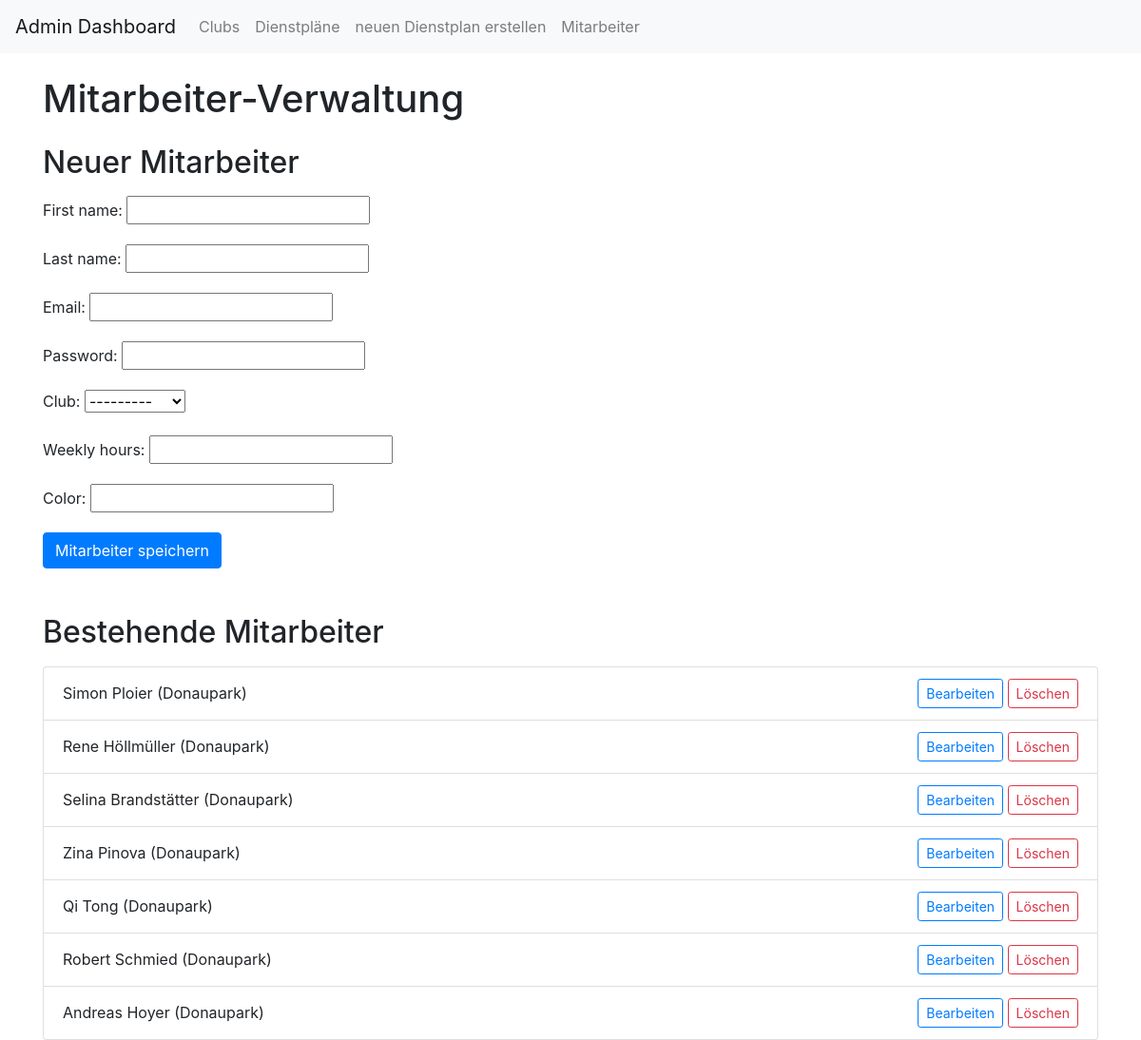
The app's page /manage_employee/ with its own data.
### schedule/models.py (models this page shows, shortened)
class Employee(models.Model):
    user = models.OneToOneField(User, on_delete=models.CASCADE)
    id = models.SmallIntegerField(primary_key=True, default=0)
    first_name = models.CharField(max_length=255)
    last_name = models.CharField(max_length=255)
    email = models.EmailField(unique=True)
    club = models.ForeignKey(Club, on_delete=models.CASCADE)
    weekly_hours = models.FloatField(help_text="Bitte geben Sie die wöchentliche Arbeitszeit in Stunden ein.")
    color = models.CharField(null=True, max_length=7, help_text="Hinterlegen Sie den Farbcode in #hex")

class Club(models.Model):
    name = models.CharField(max_length=200)
    def __str__(self):
        return self.name

### schedule/views.py (the view, shortened to what this page needs)
# urls.py: path('manage_employee/', ManageEmployeeView.as_view(), name='manage_employee'),
class ManageEmployeeView(View):
    template_name = 'schedule/manage_employee.html'
    def get(self, request, employee_id=None):
        employee = get_object_or_404(Employee, pk=employee_id) if employee_id else None
        form = EmployeeForm(instance=employee)
        employees = Employee.objects.all()
        return render(request, self.template_name, {'form': form, 'employees': employees})

### schedule/forms.py
class EmployeeForm(forms.ModelForm):
    password = forms.CharField(
        widget=forms.PasswordInput,
        required=True,
    )
    class Meta:
        model = Employee
        fields = ['first_name', 'last_name', 'email', 'club', 'weekly_hours', 'color', 'password']

### templates/schedule/manage_employee.html (shortened to what this page needs)
{% extends 'schedule/base_admin.html' %}
{% block content %}
    <h1 class="mb-4">Mitarbeiter-Verwaltung</h1>
    <h2 class="mb-3">Neuer Mitarbeiter</h2>
    <form method="post" class="mb-5">
        <div class="mb-3">
            {{ form.first_name.label_tag }} {{ form.first_name }}
        </div>
        <div class="mb-3">
            {{ form.last_name.label_tag }} {{ form.last_name }}
        </div>
        <div class="mb-3">
            {{ form.email.label_tag }} {{ form.email }}
        </div>
        <div class="mb-3">
            {{ form.password.label_tag }} {{ form.password }}
        </div>
        <div class="mb-3">
            {{ form.club.label_tag }} {{ form.club }}
        </div>
        <div class="mb-3">
            {{ form.weekly_hours.label_tag }} {{ form.weekly_hours }}
        </div>
        <div class="mb-3">
            {{ form.color.label_tag }} {{ form.color }}
        </div>
        <button type="submit" class="btn btn-primary">Mitarbeiter speichern</button>
    </form>
    <h2 class="mb-3">Bestehende Mitarbeiter</h2>
    <ul class="list-group">
        {% for employee in employees %}
            <li class="list-group-item d-flex justify-content-between align-items-center">
                {{ employee.first_name }} {{ employee.last_name }} ({{ employee.club }})
                <div>
                    <a href="{% url 'edit_employee' employee.id %}" class="btn btn-sm btn-outline-primary me-2">Bearbeiten</a>
                    <a href="{% url 'delete_employee' employee.id %}" class="btn btn-sm btn-outline-danger">Löschen</a>
                </div>
            </li>
        {% empty %}
            <li class="list-group-item">
                Keine Mitarbeiter vorhanden.
            </li>
        {% endfor %}
    </ul>
{% endblock %}

### records on screen
Employee: first_name "Simon", last_name "Ploier", club "Donaupark"
Employee: first_name "Rene", last_name "Höllmüller", club "Donaupark"
Employee: first_name "Selina", last_name "Brandstätter", club "Donaupark"
Employee: first_name "Zina", last_name "Pinova", club "Donaupark"
Employee: first_name "Qi", last_name "Tong", club "Donaupark"
Employee: first_name "Robert", last_name "Schmied", club "Donaupark"
Employee: first_name "Andreas", last_name "Hoyer", club "Donaupark"
